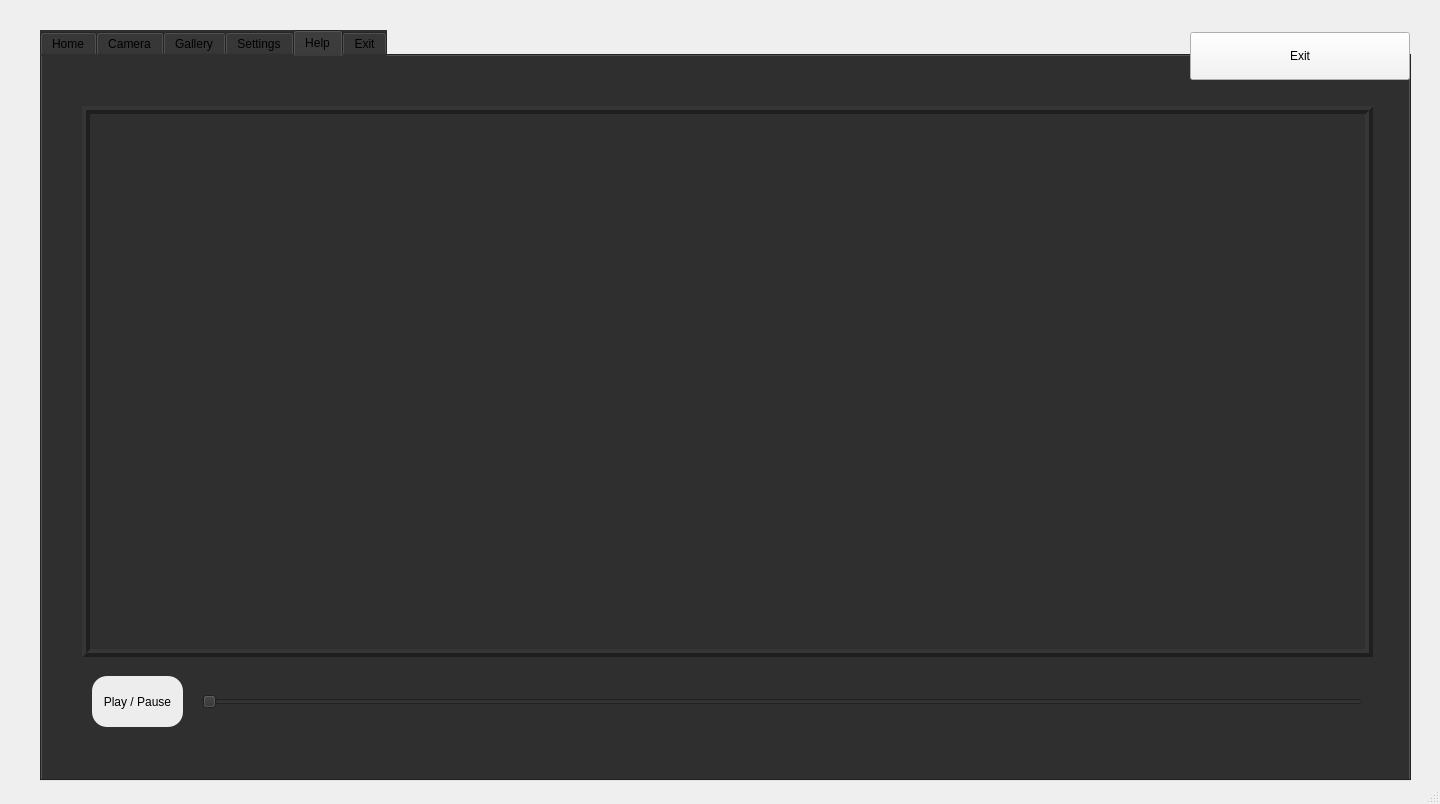
<?xml version="1.0" encoding="UTF-8"?>
<ui version="4.0">
 <class>MainWindow</class>
 <widget class="QMainWindow" name="MainWindow">
  <property name="geometry">
   <rect>
    <x>0</x>
    <y>0</y>
    <width>1440</width>
    <height>804</height>
   </rect>
  </property>
  <property name="windowTitle">
   <string>MainWindow</string>
  </property>
  <property name="windowIcon">
   <iconset resource="res.qrc">
    <normaloff>:/image/logo.jpg</normaloff>:/image/logo.jpg</iconset>
  </property>
  <widget class="QWidget" name="centralwidget">
   <widget class="QWidget" name="widget" native="true">
    <property name="geometry">
     <rect>
      <x>30</x>
      <y>20</y>
      <width>1391</width>
      <height>781</height>
     </rect>
    </property>
    <widget class="QTabWidget" name="tabWidget">
     <property name="geometry">
      <rect>
       <x>10</x>
       <y>10</y>
       <width>1371</width>
       <height>751</height>
      </rect>
     </property>
     <property name="layoutDirection">
      <enum>Qt::LeftToRight</enum>
     </property>
     <property name="autoFillBackground">
      <bool>false</bool>
     </property>
     <property name="styleSheet">
      <string notr="true">background-color: rgb(47, 47, 47);</string>
     </property>
     <property name="tabPosition">
      <enum>QTabWidget::North</enum>
     </property>
     <property name="tabShape">
      <enum>QTabWidget::Rounded</enum>
     </property>
     <property name="currentIndex">
      <number>4</number>
     </property>
     <property name="iconSize">
      <size>
       <width>159</width>
       <height>40</height>
      </size>
     </property>
     <property name="elideMode">
      <enum>Qt::ElideLeft</enum>
     </property>
     <property name="usesScrollButtons">
      <bool>false</bool>
     </property>
     <property name="movable">
      <bool>false</bool>
     </property>
     <widget class="QWidget" name="Home">
      <property name="styleSheet">
       <string notr="true">background-color: rgb(47, 47, 47);
</string>
      </property>
      <attribute name="icon">
       <iconset>
        <normalon>home.jpg</normalon>
       </iconset>
      </attribute>
      <attribute name="title">
       <string>Home</string>
      </attribute>
      <widget class="QLabel" name="labelHome">
       <property name="geometry">
        <rect>
         <x>40</x>
         <y>50</y>
         <width>1291</width>
         <height>601</height>
        </rect>
       </property>
       <property name="styleSheet">
        <string notr="true">color: white;
font-size: 100px;
</string>
       </property>
       <property name="frameShape">
        <enum>QFrame::Box</enum>
       </property>
       <property name="frameShadow">
        <enum>QFrame::Raised</enum>
       </property>
       <property name="lineWidth">
        <number>4</number>
       </property>
       <property name="text">
        <string>Camera Feed</string>
       </property>
       <property name="alignment">
        <set>Qt::AlignCenter</set>
       </property>
      </widget>
     </widget>
     <widget class="QWidget" name="Camera">
      <property name="styleSheet">
       <string notr="true">color: rgb(0, 0, 0);</string>
      </property>
      <attribute name="icon">
       <iconset>
        <normalon>camera.jpg</normalon>
       </iconset>
      </attribute>
      <attribute name="title">
       <string>Camera</string>
      </attribute>
      <widget class="QWidget" name="widget_3" native="true">
       <property name="geometry">
        <rect>
         <x>30</x>
         <y>20</y>
         <width>1311</width>
         <height>651</height>
        </rect>
       </property>
       <widget class="QLabel" name="labelCameraFeed">
        <property name="geometry">
         <rect>
          <x>520</x>
          <y>90</y>
          <width>781</width>
          <height>531</height>
         </rect>
        </property>
        <property name="styleSheet">
         <string notr="true">color: rgb(255, 255, 255);
font-size: 100px;</string>
        </property>
        <property name="frameShape">
         <enum>QFrame::Box</enum>
        </property>
        <property name="frameShadow">
         <enum>QFrame::Raised</enum>
        </property>
        <property name="lineWidth">
         <number>4</number>
        </property>
        <property name="text">
         <string>Camera Feed</string>
        </property>
        <property name="alignment">
         <set>Qt::AlignCenter</set>
        </property>
       </widget>
       <widget class="QPushButton" name="btnStart">
        <property name="geometry">
         <rect>
          <x>290</x>
          <y>20</y>
          <width>101</width>
          <height>31</height>
         </rect>
        </property>
        <property name="styleSheet">
         <string notr="true">background-color: rgb(247, 247, 247);
font-size: 18px</string>
        </property>
        <property name="text">
         <string>Start</string>
        </property>
       </widget>
       <widget class="QPushButton" name="btnStop">
        <property name="geometry">
         <rect>
          <x>400</x>
          <y>20</y>
          <width>101</width>
          <height>31</height>
         </rect>
        </property>
        <property name="styleSheet">
         <string notr="true">background-color: rgb(247, 247, 247);
font-size: 18px</string>
        </property>
        <property name="text">
         <string>Stop</string>
        </property>
       </widget>
       <widget class="QComboBox" name="selectCamera">
        <property name="geometry">
         <rect>
          <x>10</x>
          <y>20</y>
          <width>261</width>
          <height>31</height>
         </rect>
        </property>
        <property name="styleSheet">
         <string notr="true">background-color: rgb(247, 247, 247);
font-size: 18px</string>
        </property>
        <property name="currentText">
         <string>Camera 1</string>
        </property>
        <property name="placeholderText">
         <string/>
        </property>
        <item>
         <property name="text">
          <string>Camera 1</string>
         </property>
        </item>
        <item>
         <property name="text">
          <string>Camera 2</string>
         </property>
        </item>
       </widget>
       <widget class="QLabel" name="label_10">
        <property name="geometry">
         <rect>
          <x>10</x>
          <y>410</y>
          <width>491</width>
          <height>211</height>
         </rect>
        </property>
        <property name="frameShape">
         <enum>QFrame::Box</enum>
        </property>
        <property name="frameShadow">
         <enum>QFrame::Raised</enum>
        </property>
        <property name="lineWidth">
         <number>4</number>
        </property>
        <property name="text">
         <string/>
        </property>
       </widget>
       <widget class="QLabel" name="label_13">
        <property name="geometry">
         <rect>
          <x>210</x>
          <y>430</y>
          <width>121</width>
          <height>31</height>
         </rect>
        </property>
        <property name="styleSheet">
         <string notr="true">color: rgb(255, 255, 255);
font-size: 25px;</string>
        </property>
        <property name="text">
         <string>Counter</string>
        </property>
       </widget>
       <widget class="QWidget" name="widget_2" native="true">
        <property name="geometry">
         <rect>
          <x>0</x>
          <y>90</y>
          <width>501</width>
          <height>311</height>
         </rect>
        </property>
        <widget class="QComboBox" name="comboBBox">
         <property name="enabled">
          <bool>true</bool>
         </property>
         <property name="geometry">
          <rect>
           <x>410</x>
           <y>130</y>
           <width>61</width>
           <height>41</height>
          </rect>
         </property>
         <property name="autoFillBackground">
          <bool>false</bool>
         </property>
         <property name="styleSheet">
          <string notr="true">background-color: rgb(247, 247, 247);
color: rgb(0, 0, 0);
font-size: 18px</string>
         </property>
         <item>
          <property name="text">
           <string>On</string>
          </property>
         </item>
         <item>
          <property name="text">
           <string>Off</string>
          </property>
         </item>
        </widget>
        <widget class="QLabel" name="labelAPI">
         <property name="geometry">
          <rect>
           <x>40</x>
           <y>52</y>
           <width>91</width>
           <height>31</height>
          </rect>
         </property>
         <property name="styleSheet">
          <string notr="true">color: rgb(255, 255, 255);
font-size: 25px;</string>
         </property>
         <property name="text">
          <string>API Key</string>
         </property>
        </widget>
        <widget class="QComboBox" name="comboDetection">
         <property name="enabled">
          <bool>true</bool>
         </property>
         <property name="geometry">
          <rect>
           <x>410</x>
           <y>190</y>
           <width>61</width>
           <height>41</height>
          </rect>
         </property>
         <property name="autoFillBackground">
          <bool>false</bool>
         </property>
         <property name="styleSheet">
          <string notr="true">background-color: rgb(247, 247, 247);
color: rgb(0, 0, 0);
font-size: 18px</string>
         </property>
         <item>
          <property name="text">
           <string>On</string>
          </property>
         </item>
         <item>
          <property name="text">
           <string>Off</string>
          </property>
         </item>
        </widget>
        <widget class="QLineEdit" name="apiKey">
         <property name="geometry">
          <rect>
           <x>150</x>
           <y>50</y>
           <width>321</width>
           <height>41</height>
          </rect>
         </property>
         <property name="styleSheet">
          <string notr="true">background-color: rgb(247, 247, 247);
color: rgb(0, 0, 0);
font-size: 18px</string>
         </property>
         <property name="text">
          <string/>
         </property>
        </widget>
        <widget class="QLabel" name="labelBoundingBox">
         <property name="geometry">
          <rect>
           <x>40</x>
           <y>130</y>
           <width>171</width>
           <height>31</height>
          </rect>
         </property>
         <property name="styleSheet">
          <string notr="true">color: rgb(255, 255, 255);
font-size: 25px;</string>
         </property>
         <property name="text">
          <string>Bounding Box</string>
         </property>
        </widget>
        <widget class="QLabel" name="labelDetection">
         <property name="geometry">
          <rect>
           <x>40</x>
           <y>200</y>
           <width>131</width>
           <height>31</height>
          </rect>
         </property>
         <property name="styleSheet">
          <string notr="true">color: rgb(255, 255, 255);
font-size: 25px;</string>
         </property>
         <property name="text">
          <string>Detection</string>
         </property>
        </widget>
        <widget class="QLabel" name="label_9">
         <property name="geometry">
          <rect>
           <x>10</x>
           <y>0</y>
           <width>491</width>
           <height>311</height>
          </rect>
         </property>
         <property name="frameShape">
          <enum>QFrame::Box</enum>
         </property>
         <property name="frameShadow">
          <enum>QFrame::Raised</enum>
         </property>
         <property name="lineWidth">
          <number>4</number>
         </property>
         <property name="text">
          <string/>
         </property>
        </widget>
        <widget class="QPushButton" name="btnCamSave">
         <property name="geometry">
          <rect>
           <x>210</x>
           <y>260</y>
           <width>101</width>
           <height>31</height>
          </rect>
         </property>
         <property name="styleSheet">
          <string notr="true">background-color: rgb(247, 247, 247);
font-size: 18px</string>
         </property>
         <property name="text">
          <string>Save</string>
         </property>
        </widget>
        <zorder>label_9</zorder>
        <zorder>apiKey</zorder>
        <zorder>labelBoundingBox</zorder>
        <zorder>labelDetection</zorder>
        <zorder>labelAPI</zorder>
        <zorder>comboDetection</zorder>
        <zorder>comboBBox</zorder>
        <zorder>btnCamSave</zorder>
       </widget>
       <zorder>widget_2</zorder>
       <zorder>labelCameraFeed</zorder>
       <zorder>btnStart</zorder>
       <zorder>btnStop</zorder>
       <zorder>selectCamera</zorder>
       <zorder>label_10</zorder>
       <zorder>label_13</zorder>
      </widget>
     </widget>
     <widget class="QWidget" name="Gallery">
      <attribute name="icon">
       <iconset>
        <normalon>gallery.jpg</normalon>
       </iconset>
      </attribute>
      <attribute name="title">
       <string>Gallery</string>
      </attribute>
      <widget class="QWidget" name="widget_4" native="true">
       <property name="geometry">
        <rect>
         <x>20</x>
         <y>20</y>
         <width>1331</width>
         <height>661</height>
        </rect>
       </property>
       <widget class="QWidget" name="layoutWidget">
        <property name="geometry">
         <rect>
          <x>20</x>
          <y>350</y>
          <width>1271</width>
          <height>261</height>
         </rect>
        </property>
        <layout class="QHBoxLayout" name="horizontalLayout_2">
         <item>
          <widget class="QLabel" name="label_17">
           <property name="styleSheet">
            <string notr="true">color: rgb(255, 255, 255);
font-size: 25px;</string>
           </property>
           <property name="frameShape">
            <enum>QFrame::Box</enum>
           </property>
           <property name="frameShadow">
            <enum>QFrame::Raised</enum>
           </property>
           <property name="lineWidth">
            <number>3</number>
           </property>
           <property name="text">
            <string>Video</string>
           </property>
           <property name="alignment">
            <set>Qt::AlignCenter</set>
           </property>
          </widget>
         </item>
         <item>
          <widget class="QLabel" name="label_18">
           <property name="styleSheet">
            <string notr="true">color: rgb(255, 255, 255);
font-size: 25px;</string>
           </property>
           <property name="frameShape">
            <enum>QFrame::Box</enum>
           </property>
           <property name="frameShadow">
            <enum>QFrame::Raised</enum>
           </property>
           <property name="lineWidth">
            <number>3</number>
           </property>
           <property name="text">
            <string>Video</string>
           </property>
           <property name="alignment">
            <set>Qt::AlignCenter</set>
           </property>
          </widget>
         </item>
         <item>
          <widget class="QLabel" name="label_19">
           <property name="styleSheet">
            <string notr="true">color: rgb(255, 255, 255);
font-size: 25px;</string>
           </property>
           <property name="frameShape">
            <enum>QFrame::Box</enum>
           </property>
           <property name="frameShadow">
            <enum>QFrame::Raised</enum>
           </property>
           <property name="lineWidth">
            <number>3</number>
           </property>
           <property name="text">
            <string>Video</string>
           </property>
           <property name="alignment">
            <set>Qt::AlignCenter</set>
           </property>
          </widget>
         </item>
        </layout>
       </widget>
       <widget class="QScrollBar" name="verticalScrollBar">
        <property name="geometry">
         <rect>
          <x>1310</x>
          <y>10</y>
          <width>21</width>
          <height>631</height>
         </rect>
        </property>
        <property name="orientation">
         <enum>Qt::Vertical</enum>
        </property>
       </widget>
       <widget class="QWidget" name="layoutWidget">
        <property name="geometry">
         <rect>
          <x>20</x>
          <y>30</y>
          <width>1271</width>
          <height>261</height>
         </rect>
        </property>
        <layout class="QHBoxLayout" name="horizontalLayout">
         <item>
          <widget class="QLabel" name="label">
           <property name="styleSheet">
            <string notr="true">color: rgb(255, 255, 255);
font-size: 25px;</string>
           </property>
           <property name="frameShape">
            <enum>QFrame::Box</enum>
           </property>
           <property name="frameShadow">
            <enum>QFrame::Raised</enum>
           </property>
           <property name="lineWidth">
            <number>3</number>
           </property>
           <property name="text">
            <string>Video</string>
           </property>
           <property name="alignment">
            <set>Qt::AlignCenter</set>
           </property>
          </widget>
         </item>
         <item>
          <widget class="QLabel" name="label_15">
           <property name="styleSheet">
            <string notr="true">color: rgb(255, 255, 255);
font-size: 25px;</string>
           </property>
           <property name="frameShape">
            <enum>QFrame::Box</enum>
           </property>
           <property name="frameShadow">
            <enum>QFrame::Raised</enum>
           </property>
           <property name="lineWidth">
            <number>3</number>
           </property>
           <property name="text">
            <string>Video</string>
           </property>
           <property name="alignment">
            <set>Qt::AlignCenter</set>
           </property>
          </widget>
         </item>
         <item>
          <widget class="QLabel" name="label_14">
           <property name="styleSheet">
            <string notr="true">color: rgb(255, 255, 255);
font-size: 25px;</string>
           </property>
           <property name="frameShape">
            <enum>QFrame::Box</enum>
           </property>
           <property name="frameShadow">
            <enum>QFrame::Raised</enum>
           </property>
           <property name="lineWidth">
            <number>3</number>
           </property>
           <property name="text">
            <string>Video</string>
           </property>
           <property name="alignment">
            <set>Qt::AlignCenter</set>
           </property>
          </widget>
         </item>
        </layout>
       </widget>
      </widget>
     </widget>
     <widget class="QWidget" name="Settings">
      <attribute name="icon">
       <iconset>
        <normalon>settings.jpg</normalon>
       </iconset>
      </attribute>
      <attribute name="title">
       <string>Settings</string>
      </attribute>
      <widget class="QTabWidget" name="tabWidget_2">
       <property name="geometry">
        <rect>
         <x>330</x>
         <y>100</y>
         <width>681</width>
         <height>481</height>
        </rect>
       </property>
       <property name="tabShape">
        <enum>QTabWidget::Rounded</enum>
       </property>
       <property name="currentIndex">
        <number>1</number>
       </property>
       <widget class="QWidget" name="tab">
        <attribute name="title">
         <string>File </string>
        </attribute>
        <widget class="QPushButton" name="btnSaveFile">
         <property name="geometry">
          <rect>
           <x>295</x>
           <y>360</y>
           <width>93</width>
           <height>28</height>
          </rect>
         </property>
         <property name="styleSheet">
          <string notr="true">background-color: rgb(255, 255, 255);
font-size: 18px</string>
         </property>
         <property name="text">
          <string>Save</string>
         </property>
        </widget>
        <widget class="QLabel" name="labelFileLocation">
         <property name="geometry">
          <rect>
           <x>50</x>
           <y>150</y>
           <width>141</width>
           <height>41</height>
          </rect>
         </property>
         <property name="styleSheet">
          <string notr="true">color: white;
font-size: 20px;
</string>
         </property>
         <property name="text">
          <string>File Location</string>
         </property>
        </widget>
        <widget class="QToolButton" name="btnBrowse">
         <property name="geometry">
          <rect>
           <x>510</x>
           <y>220</y>
           <width>103</width>
           <height>42</height>
          </rect>
         </property>
         <property name="styleSheet">
          <string notr="true">background-color: rgb(247, 247, 247);
font-size: 18px</string>
         </property>
         <property name="text">
          <string>Browse</string>
         </property>
        </widget>
        <widget class="QLineEdit" name="lineLocation">
         <property name="geometry">
          <rect>
           <x>47</x>
           <y>220</y>
           <width>463</width>
           <height>41</height>
          </rect>
         </property>
         <property name="styleSheet">
          <string notr="true">background-color: rgb(247, 247, 247);
color: rgb(0, 0, 0);
font-size: 18px</string>
         </property>
         <property name="text">
          <string/>
         </property>
        </widget>
       </widget>
       <widget class="QWidget" name="tab_2">
        <attribute name="title">
         <string>Security</string>
        </attribute>
        <widget class="QPushButton" name="btnSaveSecurity">
         <property name="geometry">
          <rect>
           <x>295</x>
           <y>360</y>
           <width>93</width>
           <height>28</height>
          </rect>
         </property>
         <property name="styleSheet">
          <string notr="true">background-color: rgb(255, 255, 255);
font-size: 18px</string>
         </property>
         <property name="text">
          <string>Save</string>
         </property>
        </widget>
        <widget class="QLineEdit" name="lineOldUname">
         <property name="geometry">
          <rect>
           <x>290</x>
           <y>100</y>
           <width>311</width>
           <height>41</height>
          </rect>
         </property>
         <property name="styleSheet">
          <string notr="true">background-color: rgb(247, 247, 247);
color: rgb(0, 0, 0);
font-size: 18px</string>
         </property>
        </widget>
        <widget class="QLabel" name="labelOldUname">
         <property name="geometry">
          <rect>
           <x>81</x>
           <y>100</y>
           <width>151</width>
           <height>31</height>
          </rect>
         </property>
         <property name="styleSheet">
          <string notr="true">color: rgb(255, 255, 255);
font-size: 20px;</string>
         </property>
         <property name="text">
          <string>Old Username  :</string>
         </property>
        </widget>
        <widget class="QLabel" name="labelNewUname">
         <property name="geometry">
          <rect>
           <x>80</x>
           <y>160</y>
           <width>151</width>
           <height>31</height>
          </rect>
         </property>
         <property name="styleSheet">
          <string notr="true">color: rgb(255, 255, 255);
font-size: 20px;</string>
         </property>
         <property name="text">
          <string>New Username  :</string>
         </property>
        </widget>
        <widget class="QLineEdit" name="lineNewUname">
         <property name="geometry">
          <rect>
           <x>289</x>
           <y>160</y>
           <width>311</width>
           <height>41</height>
          </rect>
         </property>
         <property name="styleSheet">
          <string notr="true">background-color: rgb(247, 247, 247);
color: rgb(0, 0, 0);
font-size: 18px</string>
         </property>
        </widget>
        <widget class="QLabel" name="labelOldPword">
         <property name="geometry">
          <rect>
           <x>80</x>
           <y>220</y>
           <width>151</width>
           <height>31</height>
          </rect>
         </property>
         <property name="styleSheet">
          <string notr="true">color: rgb(255, 255, 255);
font-size: 20px;</string>
         </property>
         <property name="text">
          <string>Old Password  :</string>
         </property>
        </widget>
        <widget class="QLineEdit" name="lineOldPword">
         <property name="geometry">
          <rect>
           <x>289</x>
           <y>220</y>
           <width>311</width>
           <height>41</height>
          </rect>
         </property>
         <property name="styleSheet">
          <string notr="true">background-color: rgb(247, 247, 247);
color: rgb(0, 0, 0);
font-size: 18px</string>
         </property>
        </widget>
        <widget class="QLabel" name="labelNewPword">
         <property name="geometry">
          <rect>
           <x>80</x>
           <y>280</y>
           <width>151</width>
           <height>31</height>
          </rect>
         </property>
         <property name="styleSheet">
          <string notr="true">color: rgb(255, 255, 255);
font-size: 20px;</string>
         </property>
         <property name="text">
          <string>New Password</string>
         </property>
        </widget>
        <widget class="QLineEdit" name="lineNewPword">
         <property name="geometry">
          <rect>
           <x>289</x>
           <y>280</y>
           <width>311</width>
           <height>41</height>
          </rect>
         </property>
         <property name="styleSheet">
          <string notr="true">background-color: rgb(247, 247, 247);
color: rgb(0, 0, 0);
font-size: 18px</string>
         </property>
        </widget>
       </widget>
      </widget>
     </widget>
     <widget class="QWidget" name="Help">
      <attribute name="icon">
       <iconset>
        <normalon>help.jpg</normalon>
       </iconset>
      </attribute>
      <attribute name="title">
       <string>Help</string>
      </attribute>
      <widget class="QLabel" name="labelHelp">
       <property name="geometry">
        <rect>
         <x>40</x>
         <y>50</y>
         <width>1291</width>
         <height>551</height>
        </rect>
       </property>
       <property name="styleSheet">
        <string notr="true">color: white;
font-size: 100px;</string>
       </property>
       <property name="frameShape">
        <enum>QFrame::Box</enum>
       </property>
       <property name="frameShadow">
        <enum>QFrame::Raised</enum>
       </property>
       <property name="lineWidth">
        <number>4</number>
       </property>
       <property name="text">
        <string>Video Tutorial</string>
       </property>
       <property name="alignment">
        <set>Qt::AlignCenter</set>
       </property>
      </widget>
      <widget class="QSlider" name="horizontalSlider">
       <property name="geometry">
        <rect>
         <x>160</x>
         <y>630</y>
         <width>1161</width>
         <height>31</height>
        </rect>
       </property>
       <property name="orientation">
        <enum>Qt::Horizontal</enum>
       </property>
      </widget>
      <widget class="QPushButton" name="playButton">
       <property name="geometry">
        <rect>
         <x>50</x>
         <y>620</y>
         <width>91</width>
         <height>51</height>
        </rect>
       </property>
       <property name="styleSheet">
        <string notr="true">border-radius: 15px;

color: rgb(0, 0, 0);
background-color: rgb(237, 237, 237);
</string>
       </property>
       <property name="text">
        <string>Play / Pause</string>
       </property>
      </widget>
      <widget class="QWidget" name="tutorialWidget" native="true">
       <property name="geometry">
        <rect>
         <x>50</x>
         <y>60</y>
         <width>1271</width>
         <height>531</height>
        </rect>
       </property>
      </widget>
     </widget>
     <widget class="QWidget" name="Exit">
      <attribute name="icon">
       <iconset>
        <normalon>exit.jpg</normalon>
       </iconset>
      </attribute>
      <attribute name="title">
       <string>Exit</string>
      </attribute>
     </widget>
    </widget>
    <widget class="QPushButton" name="btnMainExit">
     <property name="geometry">
      <rect>
       <x>1160</x>
       <y>12</y>
       <width>220</width>
       <height>48</height>
      </rect>
     </property>
     <property name="styleSheet">
      <string notr="true">background-color: rgb(243, 243, 243);</string>
     </property>
     <property name="text">
      <string>Exit</string>
     </property>
     <property name="icon">
      <iconset>
       <normaloff>exit.jpg</normaloff>exit.jpg</iconset>
     </property>
     <property name="iconSize">
      <size>
       <width>200</width>
       <height>40</height>
      </size>
     </property>
     <property name="checkable">
      <bool>false</bool>
     </property>
    </widget>
   </widget>
  </widget>
  <widget class="QStatusBar" name="statusbar"/>
 </widget>
 <resources>
  <include location="res.qrc"/>
 </resources>
 <connections/>
</ui>
